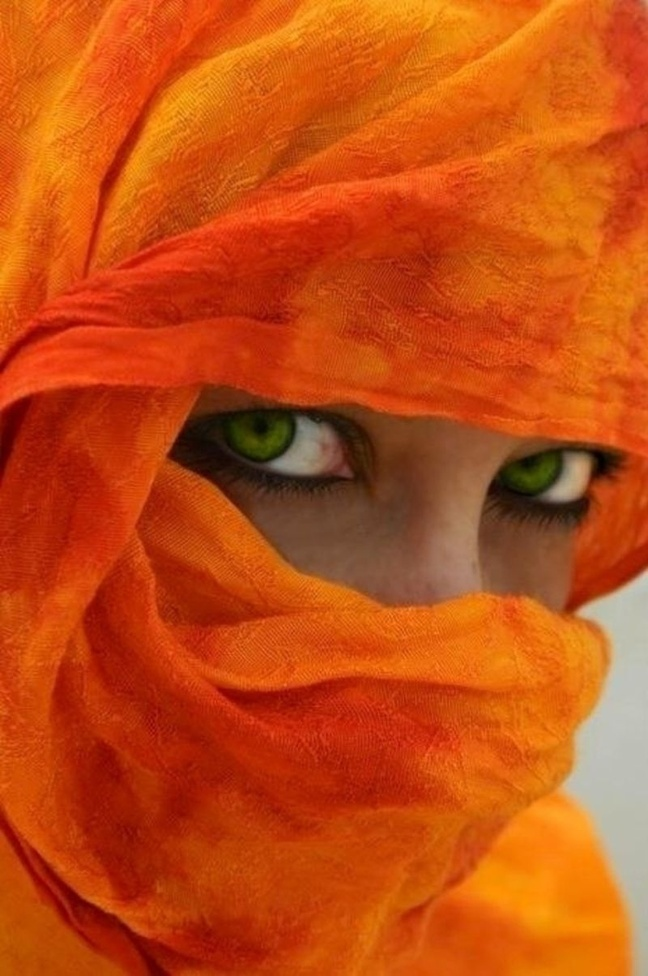
#> input picture eyes.jpg, 648 x 976 px, shrunk from 800 x 1204 before the run
$ python fragmentation_defragmentation.py
#> lines starting #> are read from the running program, lines starting #| are printed output that depends on the picture
from PIL import Image
import os


name = 'eyes.jpg'

im = Image.open(f"{name}")
#> im is the input picture: PIL image 648x976 RGB; mean R, G, B 194.3, 76.3, 19

N = 2 # разделить на N**2 = 4

for i in range(N):
    for j in range(N):
        if i!=N and j!=N:
            im.crop(box=(im.size[0]/N*i, im.size[1]/N*j, im.size[0]/N*(i+1)-1, im.size[1]/N*(j+1)-1)).\
            save(f'{name[:-4]}{str(i+1)}{str(j+1)}.jpg')
#> this loop made 2 passes
#> pass 1, `im.crop(box=(im.size[0]/N*i, im.size[1]/N*j, im.size[0]/N*(i+1)-1, im...`:
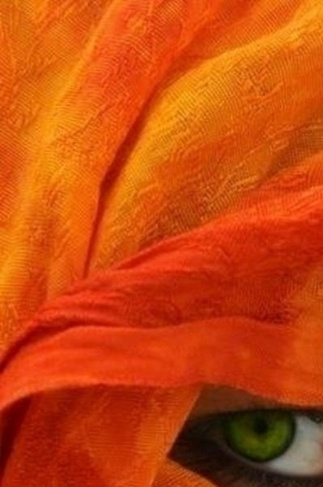
#> saved as eyes11.jpg: PIL image 323x487 RGB; mean R, G, B 199, 71.3, 13.8
#> pass 1, `im.crop(box=(im.size[0]/N*i, im.size[1]/N*j, im.size[0]/N*(i+1)-1, im...`:
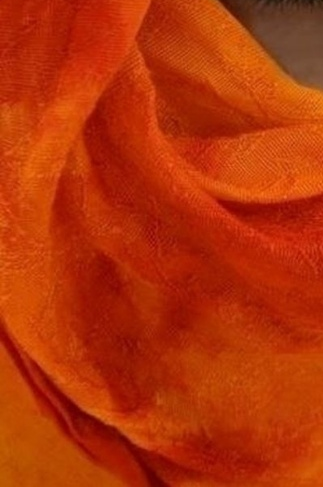
#> saved as eyes12.jpg: PIL image 323x487 RGB; mean R, G, B 179.4, 50.5, 7.9
#> pass 2, `im.crop(box=(im.size[0]/N*i, im.size[1]/N*j, im.size[0]/N*(i+1)-1, im...`:
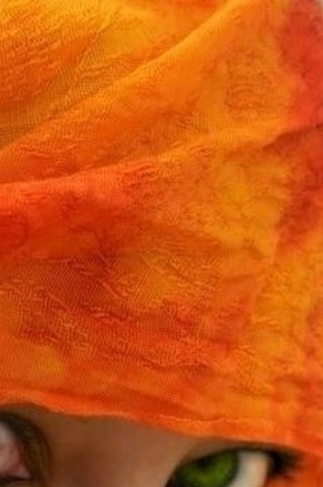
#> saved as eyes21.jpg: PIL image 323x487 RGB; mean R, G, B 202.5, 83.4, 16.6
#> pass 2, `im.crop(box=(im.size[0]/N*i, im.size[1]/N*j, im.size[0]/N*(i+1)-1, im...`:
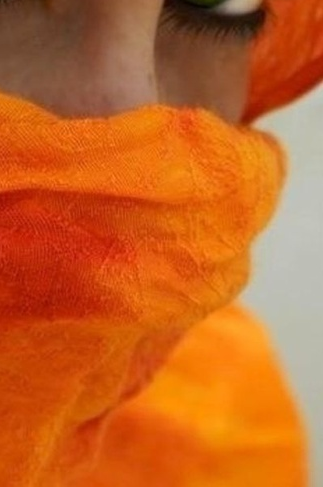
#> saved as eyes22.jpg: PIL image 323x487 RGB; mean R, G, B 196.5, 99.6, 37.3

h = 10 # pixels # для визуализации
new_im = Image.new('RGB', (im.size[0]+3*h, im.size[1]+3*h), (0,0,0)) # (255,165,0) = orange
#> new_im: PIL image 678x1006 RGB; every value is 0

img = [[0] * (N) for _ in range(N)]
# print(img)

for i in range(N):
    for j in range(N):
        img[i][j] = Image.open(f'{name[:-4]}{str(i+1)}{str(j+1)}.jpg')
        # img[i][j].show()

new_im.paste(img[0][0], (0+h,0+h))
new_im.paste(img[1][0], (img[0][0].size[0]+2*h,0+h))
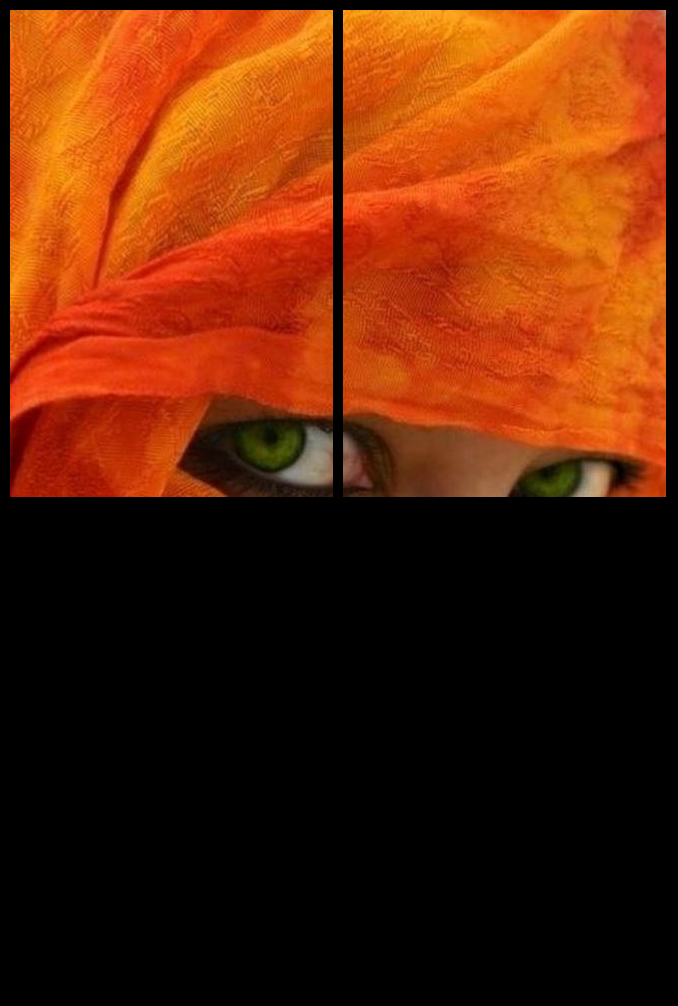
#> new_im: PIL image 678x1006 RGB; mean R, G, B 92.6, 35.7, 7
new_im.paste(img[0][1], (0+h,img[0][0].size[1]+2*h))
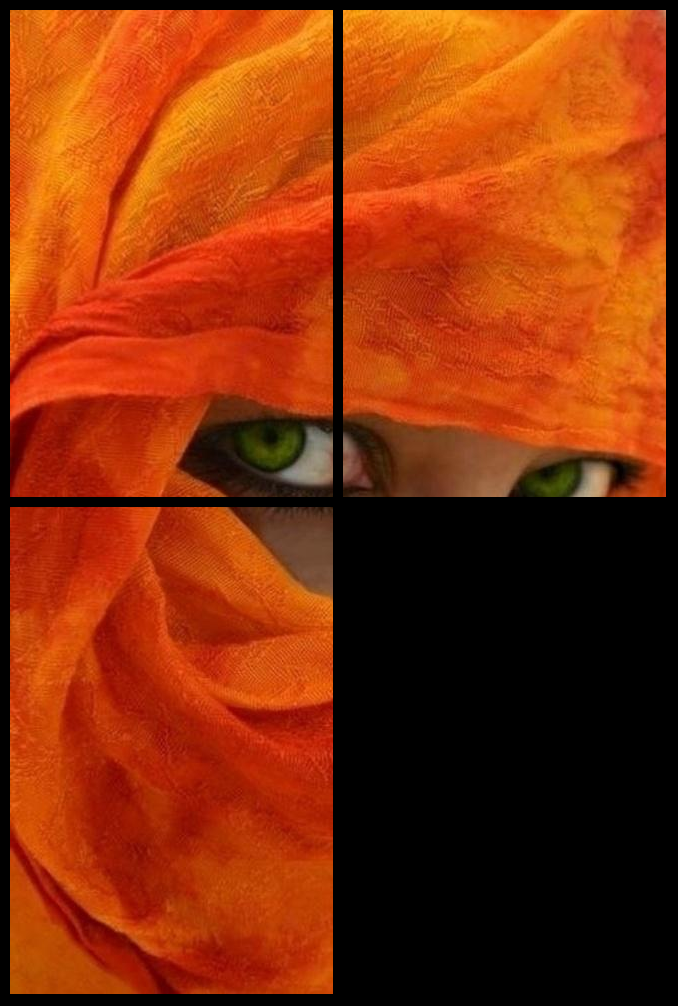
#> new_im: PIL image 678x1006 RGB; mean R, G, B 134, 47.3, 8.9
new_im.paste(img[1][1], (img[0][0].size[0]+2*h,img[0][0].size[1]+2*h))
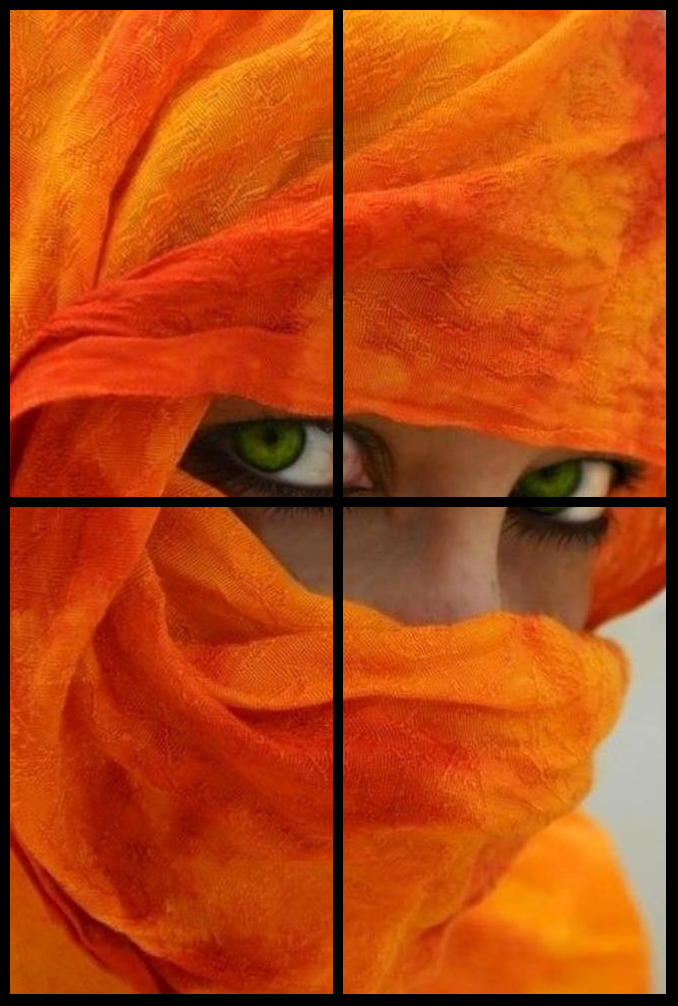
#> new_im: PIL image 678x1006 RGB; mean R, G, B 179.3, 70.3, 17.5

for i in range(N):
    for j in range(N):
        os.remove(f'{name[:-4]}{str(i+1)}{str(j+1)}.jpg')

new_im.save(f'{name[:-4]}_merged.jpg', "JPEG")
new_im.show()
